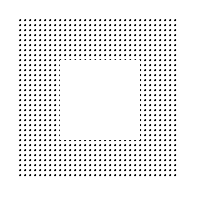
Frame 1 (no input)
Frame 60 (the mouse pressed at the canvas centre just before this capture): identical to frame 1, image omitted
Frame 120 (the mouse held since frame 60 and released just before this capture): identical to frame 1, image omitted

The Processing sketch that drew this single still picture (run headless with seeded random() and noise(); from frame 60 on, the mouse is pressed at the canvas centre):

// Processing sketch: processing_15118
// ── processing_15118.pde

void setup() {
  size(200,200);
}

void draw() {
  background(255);
  for( int x=20; x<180; x=x+5 ) {
    for( int y=20; y<180; y=y+5 ) {
      stroke(3);
      ellipse(x,y,1,1);
      {
        noStroke();
        rect(60,60,80,80);
      }
    }
  }
}
      
